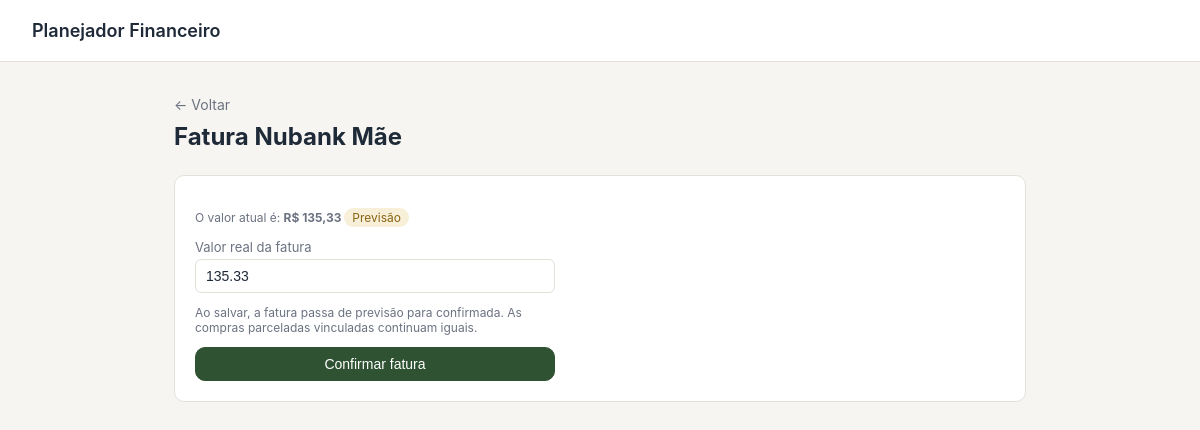
/fatura/16/editar, run on an earlier commit of the app's database.
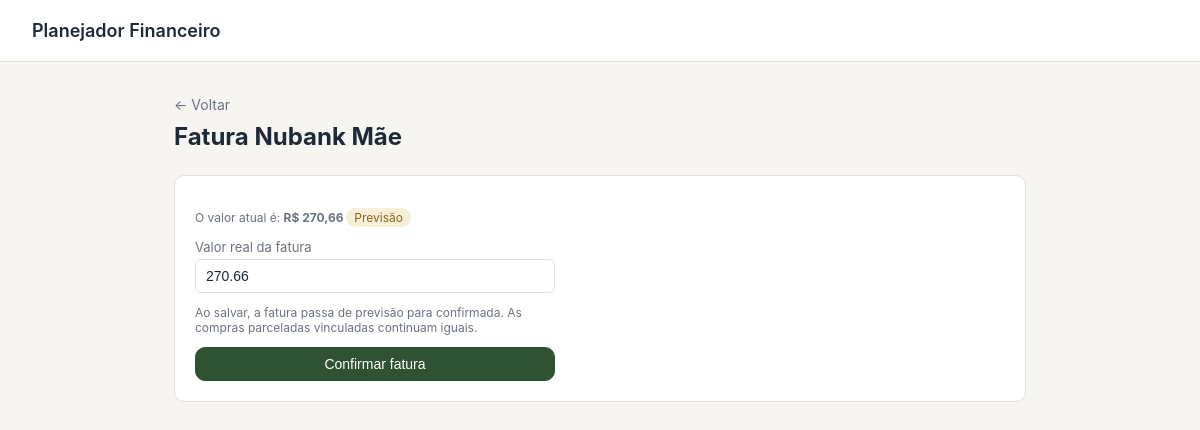
And on a later commit of the database.
### tables this page shows
CREATE TABLE items (
            id INTEGER PRIMARY KEY AUTOINCREMENT,
            year INTEGER NOT NULL,
            month INTEGER NOT NULL,
            name TEXT NOT NULL,
            amount REAL NOT NULL,
            type TEXT NOT NULL
                CHECK(type IN ('fixa', 'variavel', 'receber')),
            group_id TEXT,
            installment_index INTEGER,
            installment_total INTEGER,
            created_at TEXT NOT NULL
        , link TEXT, card_id INTEGER, invoice_id INTEGER, is_invoice INTEGER NOT NULL DEFAULT 0, estimated INTEGER NOT NULL DEFAULT 0, paid INTEGER NOT NULL DEFAULT 0);

### app.py (the view, shortened to what this page needs)
@app.route(
    "/fatura/<int:invoice_id>/editar",
    methods=["GET", "POST"],
)
def edit_invoice(invoice_id):
    db = get_db()
    invoice = db.execute(
        """
        SELECT
            items.*,
            cards.name AS card_name

        FROM items

        JOIN cards
            ON cards.id = items.card_id

        WHERE items.id = ?
          AND items.is_invoice = 1
        """,
        (invoice_id,),
    ).fetchone()
    if invoice is None:
        abort(404)
    return render_template(
        "edit_invoice.html",
        invoice=invoice,
    )

### app.py (called while the page is built)
def get_db():
    if "db" not in g:
        g.db = sqlite3.connect(DB_PATH)
        g.db.row_factory = sqlite3.Row
        g.db.execute("PRAGMA foreign_keys = ON")
    return g.db

def brl(value):
    try:
        value = float(value or 0)
    except (TypeError, ValueError):
        value = 0.0
    s = f"{value:,.2f}"
    s = (
        s
        .replace(",", "X")
        .replace(".", ",")
        .replace("X", ".")
    )
    return f"R$ {s}"

### templates/edit_invoice.html (shortened to what this page needs)
{% extends "base.html" %}
{% block content %}
  <div class="month-header">
    <a
      class="back-link"
      href="{{ url_for('month_view', year=invoice.year, month=invoice.month) }}"
    >
      &#8592; Voltar
    </a>
    <h1>
      Fatura {{ invoice.card_name }}
    </h1>
  </div>
  <div class="add-form-card">
    <p class="hint">
      O valor atual é:
      <strong>
        {{ invoice.amount | brl }}
      </strong>
      {% if invoice.estimated %}
        <span class="badge badge-warning">
          Previsão
        </span>
      {% else %}
        <span class="badge badge-positive">
          Confirmada
        </span>
      {% endif %}
    </p>
    <form
      method="post"
      class="add-form"
    >
      <div class="form-row">
        <label for="amount">
          Valor real da fatura
        </label>
        <input
          type="text"
          id="amount"
          name="amount"
          value="{{ '%.2f' | format(invoice.amount) }}"
          required
        >
      </div>
      <span class="hint">
        Ao salvar, a fatura passa de previsão para confirmada.
        As compras parceladas vinculadas continuam iguais.
      </span>
      <button
        type="submit"
        class="btn btn-primary"
      >
        Confirmar fatura
      </button>
    </form>
  </div>
{% endblock %}

What changed in the data, as far as the page shows it:
changed items: amount|brl "R$ 135,33" → "R$ 270,66"; amount "135.33" → "270.66"
